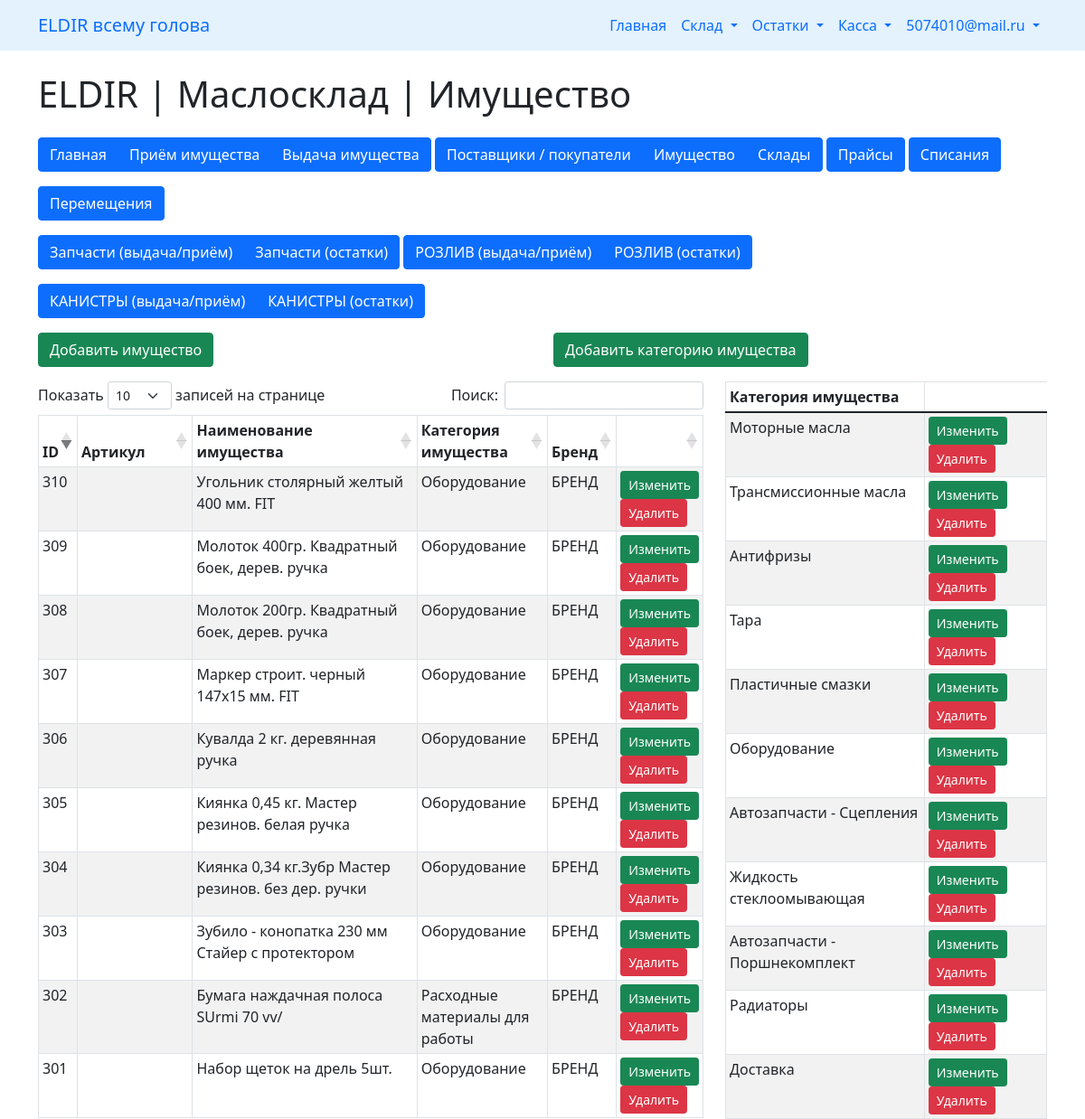
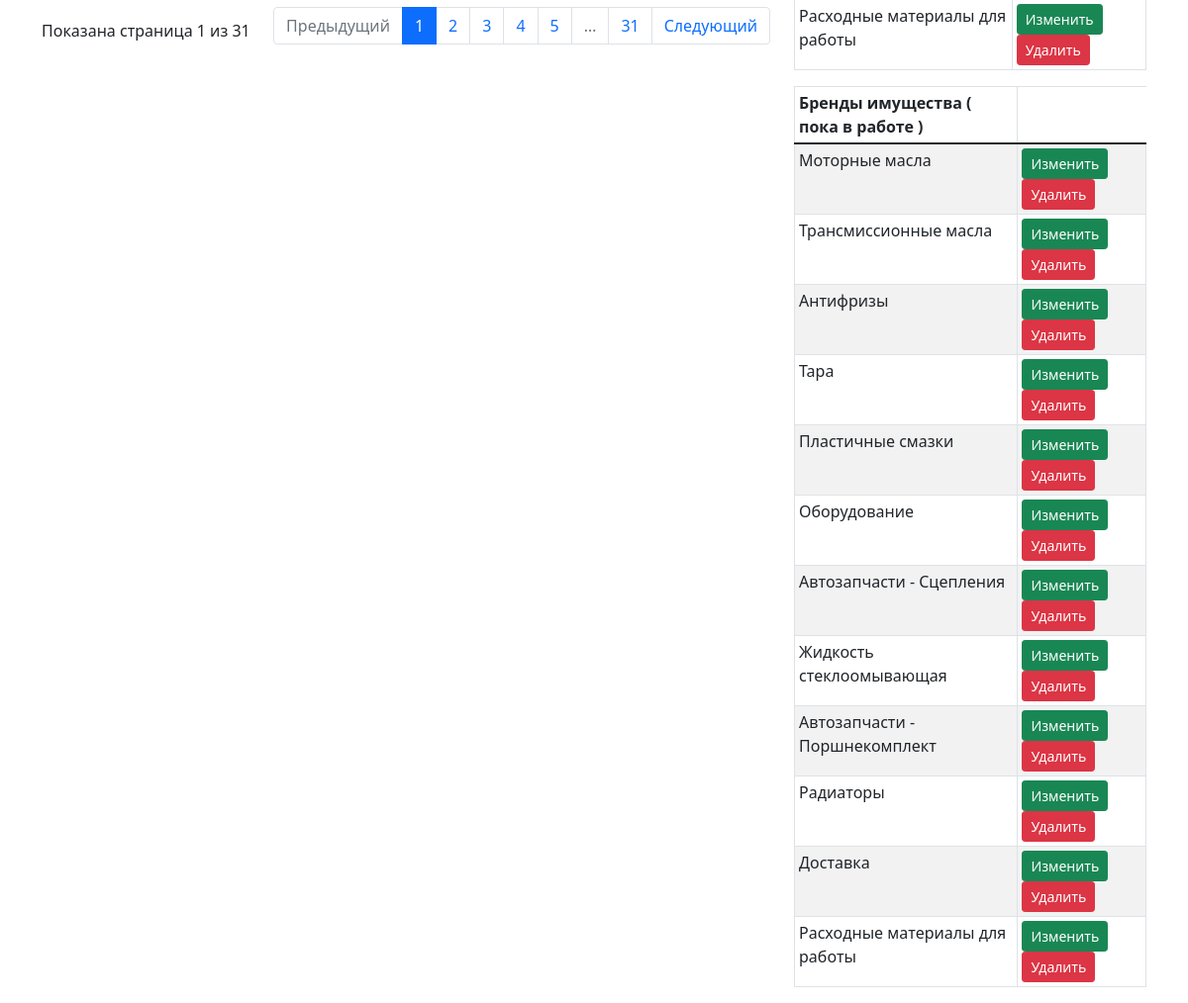
The page /maslosklad/property/index.php (signed in) on the database its author committed (2 pictures, top to bottom).
### tables this page shows
CREATE TABLE `maslosklad_property` (
  `id` int(11) NOT NULL,
  `name` varchar(200) NOT NULL COMMENT 'наименование имущества',
  `article` varchar(255) NOT NULL COMMENT 'Артикул ',
  `type` int(11) NOT NULL COMMENT 'категория имущества',
  `volume` float NOT NULL COMMENT 'Объём для розлива',
  `is_deleted` int(11) NOT NULL DEFAULT '0' COMMENT 'признак удаления'
);

CREATE TABLE `maslosklad_property_type` (
  `id` int(11) NOT NULL,
  `name` varchar(200) NOT NULL COMMENT 'наименование',
  `is_deleted` int(11) NOT NULL DEFAULT '0' COMMENT 'признак удаления'
);

### maslosklad/property/index.php (the view, shortened to what this page needs)
<!doctype html>
<html lang="en">
  <head>
    <link href="https://cdn.jsdelivr.net/npm/bootstrap@5.1.3/dist/css/bootstrap.min.css" rel="stylesheet">
    <link rel="stylesheet" href="//cdn.jsdelivr.net/npm/alertifyjs@1.13.1/build/css/alertify.min.css"/>
</head>
<body>
    <? require_once('../../nav.php'); ?>
    <div class="container mt-4">
        <div class="row">
            <div class="col-md-12">
                <h1>ELDIR | Маслосклад | Имущество </h1>
            </div>
        </div>
        <? require_once('../nav_sklad.php'); ?>
        <div class="row mt-3">
            <div class="col-md-6">
                <button type="button" class="btn btn-success" data-bs-toggle="modal" data-bs-target="#infoAddModal">
                    Добавить имущество
                </button>
            </div>
            <div class="col-md-6">
                <button type="button" class="btn btn-success" data-bs-toggle="modal" data-bs-target="#infoAddModalType">
                    Добавить категорию имущества
                </button>
            </div>
        </div>
        <div class="row mt-3">
            <div class="col-md-8">
                <div class="table-responsive-sm">
                    <table id="myTable" class=" table table-bordered table-striped table-sm table-hover">
                        <thead>
                            <tr>
								<th>ID</th>
                                <th>Артикул</th>
                                <th>Наименование имущества</th>
                                <th>Категория имущества</th>
                                <th>Бренд</th>
                                <th></th>
                            </tr>
                        </thead>
                        <tbody>
                            <?php
                            require __DIR__ . '/../../dbcon.php';
                            $query = "SELECT sp.id as id, sp.name as property_name, spt.name as type_name, sp.article
                                        FROM `maslosklad_property` sp
                                        LEFT JOIN `maslosklad_property_type` spt ON sp.type = spt.id
                                        WHERE sp.is_deleted = 0";
                            $query_run = mysqli_query($con, $query);
                            if(mysqli_num_rows($query_run) > 0)
                            {
                                foreach($query_run as $property)
                                {
                                    ?>
                                    <tr>
                                        <td><?= $property['id'] ?></td>
										<td><?= $property['article'] ?></td>
                                        <td><?= $property['property_name'] ?></td>
                                        <td><?= $property['type_name'] ?></td>
                                        <td>БРЕНД</td>
                                        <td>
                                            <button type="button" value="<?=$property['id'];?>" class="editInfoBtn btn btn-success btn-sm">Изменить</button>
                                            <button type="button" value="<?=$property['id'];?>" class="deleteInfoBtn btn btn-danger btn-sm">Удалить</button>
                                        </td>
                                    </tr>
                                    <?php
                                }
                            }
                            ?>
                        </tbody>
                    </table>
                </div>
            </div>
            <div class="col-md-4">
                <div class="table-responsive-sm">
                    <table id="myTableType" class=" table table-bordered table-striped table-sm table-hover">
                        <thead>
                            <tr>
                                <th>Категория имущества</th>
                            </tr>
                        </thead>
                        <tbody>
                            <?php
                            require __DIR__ . '/../../dbcon.php';
                            $query = "SELECT * FROM maslosklad_property_type
                                        WHERE is_deleted = 0";
                            $query_run = mysqli_query($con, $query);
                            if(mysqli_num_rows($query_run) > 0)
                            {
                                foreach($query_run as $payment)
                                {
                                    ?>
                                    <tr>
                                        <td><?= $payment['name'] ?></td>
                                        <td>
                                            <button type="button" value="<?=$payment['id'];?>" class="editInfoBtnType btn btn-success btn-sm">Изменить</button>
                                            <button type="button" value="<?=$payment['id'];?>" class="deleteInfoBtnType btn btn-danger btn-sm">Удалить</button>
                                        </td>
                                    </tr>
                                    <?php
                                }
                            }
                            ?>
                        </tbody>
                    </table>
                </div>
                <div class="table-responsive-sm">
                    <table id="myTableBrand" class=" table table-bordered table-striped table-sm table-hover">
                        <thead>
                            <tr>
                                <th>Бренды имущества ( пока в работе )</th>
                            </tr>
                        </thead>
                        <tbody>
                            <?php
                            require __DIR__ . '/../../dbcon.php';
                            $query = "SELECT * FROM maslosklad_property_type
                                        WHERE is_deleted = 0";
                            $query_run = mysqli_query($con, $query);
                            if(mysqli_num_rows($query_run) > 0)
                            {
                                foreach($query_run as $payment)
                                {
                                    ?>
                                    <tr>
                                        <td><?= $payment['name'] ?></td>
                                        <td>
                                            <button type="button" value="<?=$payment['id'];?>" class="editInfoBtnType1 btn btn-success btn-sm">Изменить</button>
                                            <button type="button" value="<?=$payment['id'];?>" class="deleteInfoBtnType1 btn btn-danger btn-sm">Удалить</button>
                                        </td>
                                    </tr>
                                    <?php
                                }
                            }
                            ?>
                        </tbody>
                    </table>
                </div>
            </div>
        </div>
    </div>
    <link rel="stylesheet" href="//cdn.datatables.net/1.13.4/css/dataTables.bootstrap5.min.css"/>
</body>
</html>

### rows shown on the page
maslosklad_property: id "301", name "Набор щеток на дрель 5шт.", maslosklad_property_type.name "Оборудование"
maslosklad_property: id "302", name "Бумага наждачная полоса SUrmi 70 vv/", maslosklad_property_type.name "Расходные материалы для работы"
maslosklad_property: id "303", name "Зубило - конопатка 230 мм Стайер с протектором", maslosklad_property_type.name "Оборудование"
maslosklad_property: id "304", name "Киянка 0,34 кг.Зубр Мастер резинов. без дер. ручки", maslosklad_property_type.name "Оборудование"
maslosklad_property: id "305", name "Киянка 0,45 кг. Мастер резинов. белая ручка", maslosklad_property_type.name "Оборудование"
maslosklad_property: id "306", name "Кувалда 2 кг. деревянная ручка", maslosklad_property_type.name "Оборудование"
maslosklad_property: id "307", name "Маркер строит. черный 147х15 мм. FIT", maslosklad_property_type.name "Оборудование"
maslosklad_property: id "308", name "Молоток 200гр. Квадратный боек, дерев. ручка", maslosklad_property_type.name "Оборудование"
maslosklad_property: id "309", name "Молоток 400гр. Квадратный боек, дерев. ручка", maslosklad_property_type.name "Оборудование"
maslosklad_property: id "310", name "Угольник столярный желтый 400 мм. FIT", maslosklad_property_type.name "Оборудование"
maslosklad_property_type: name "Моторные масла", $payment['id'] 1 (drawn)
maslosklad_property_type: name "Трансмиссионные масла", $payment['id'] 2 (drawn)
maslosklad_property_type: name "Антифризы", $payment['id'] 3 (drawn)
maslosklad_property_type: name "Тара", $payment['id'] 4 (drawn)
maslosklad_property_type: name "Пластичные смазки", $payment['id'] 6 (drawn)
maslosklad_property_type: name "Оборудование", $payment['id'] 7 (drawn)
maslosklad_property_type: name "Автозапчасти - Сцепления", $payment['id'] 8 (drawn)
maslosklad_property_type: name "Жидкость стеклоомывающая", $payment['id'] 11 (drawn)
maslosklad_property_type: name "Автозапчасти - Поршнекомплект", $payment['id'] 12 (drawn)
maslosklad_property_type: name "Радиаторы", $payment['id'] 13 (drawn)
maslosklad_property_type: name "Доставка", $payment['id'] 14 (drawn)
maslosklad_property_type: name "Расходные материалы для работы", $payment['id'] 15 (drawn)

### other values the page prints
$_SESSION['loginemail'] "5074010@mail.ru"
